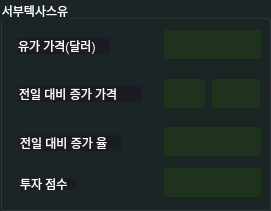
   <widget class="QGroupBox" name="groupBox_2">
    <property name="geometry">
     <rect>
      <x>302</x>
      <y>60</y>
      <width>271</width>
      <height>211</height>
     </rect>
    </property>
    <property name="styleSheet">
     <string notr="true">color: black;
background-color: rgb(27, 37, 38);
color: rgb(255, 255, 255);
font: 10pt &quot;맑은고딕&quot;;</string>
    </property>
    <property name="title">
     <string>서부텍사스유</string>
    </property>
    <widget class="QLabel" name="label_8">
     <property name="geometry">
      <rect>
       <x>20</x>
       <y>178</y>
       <width>56</width>
       <height>12</height>
      </rect>
     </property>
     <property name="styleSheet">
      <string notr="true">color: black;
background-color: rgb(27, 27, 38);
color: rgb(255, 255, 255);
font: 10pt &quot;맑은고딕&quot;;</string>
     </property>
     <property name="text">
      <string>투자 점수</string>
     </property>
    </widget>
    <widget class="QTextEdit" name="oil_4">
     <property name="geometry">
      <rect>
       <x>163</x>
       <y>167</y>
       <width>99</width>
       <height>31</height>
      </rect>
     </property>
     <property name="styleSheet">
      <string notr="true">color: black;
background-color: rgb(30, 50, 30);
color: rgb(255, 255, 255);
font: 10pt &quot;맑은고딕&quot;;</string>
     </property>
    </widget>
    <widget class="QLabel" name="label_7">
     <property name="geometry">
      <rect>
       <x>19</x>
       <y>86</y>
       <width>122</width>
       <height>16</height>
      </rect>
     </property>
     <property name="styleSheet">
      <string notr="true">color: black;
background-color: rgb(27, 27, 38);
color: rgb(255, 255, 255);
font: 10pt &quot;맑은고딕&quot;;</string>
     </property>
     <property name="text">
      <string>전일 대비 증가 가격</string>
     </property>
    </widget>
    <widget class="QLabel" name="label_6">
     <property name="geometry">
      <rect>
       <x>18</x>
       <y>38</y>
       <width>91</width>
       <height>16</height>
      </rect>
     </property>
     <property name="styleSheet">
      <string notr="true">color: black;
background-color: rgb(27, 27, 38);
color: rgb(255, 255, 255);
font: 10pt &quot;맑은고딕&quot;;</string>
     </property>
     <property name="text">
      <string>유가 가격(달러)</string>
     </property>
    </widget>
    <widget class="QLabel" name="label_5">
     <property name="geometry">
      <rect>
       <x>20</x>
       <y>135</y>
       <width>101</width>
       <height>16</height>
      </rect>
     </property>
     <property name="styleSheet">
      <string notr="true">color: black;
background-color: rgb(27, 27, 38);
color: rgb(255, 255, 255);
font: 10pt &quot;맑은고딕&quot;;</string>
     </property>
     <property name="text">
      <string>전일 대비 증가 율</string>
     </property>
    </widget>
    <widget class="QTextEdit" name="oil_2">
     <property name="geometry">
      <rect>
       <x>211</x>
       <y>78</y>
       <width>50</width>
       <height>31</height>
      </rect>
     </property>
     <property name="styleSheet">
      <string notr="true">color: black;
background-color: rgb(30, 50, 30);
color: rgb(255, 255, 255);
font: 10pt &quot;맑은고딕&quot;;</string>
     </property>
    </widget>
    <widget class="QTextEdit" name="oil_1">
     <property name="geometry">
      <rect>
       <x>163</x>
       <y>29</y>
       <width>99</width>
       <height>31</height>
      </rect>
     </property>
     <property name="styleSheet">
      <string notr="true">color: black;
background-color: rgb(30, 50, 30);
color: rgb(255, 255, 255);
font: 10pt &quot;맑은고딕&quot;;</string>
     </property>
    </widget>
    <widget class="QTextEdit" name="oil_3">
     <property name="geometry">
      <rect>
       <x>163</x>
       <y>126</y>
       <width>99</width>
       <height>31</height>
      </rect>
     </property>
     <property name="styleSheet">
      <string notr="true">color: black;
background-color: rgb(30, 50, 30);
color: rgb(255, 255, 255);
font: 10pt &quot;맑은고딕&quot;;</string>
     </property>
    </widget>
    <widget class="QTextEdit" name="oil_5">
     <property name="geometry">
      <rect>
       <x>163</x>
       <y>78</y>
       <width>43</width>
       <height>31</height>
      </rect>
     </property>
     <property name="styleSheet">
      <string notr="true">color: black;
background-color: rgb(30, 50, 30);
color: rgb(255, 255, 255);
font: 10pt &quot;맑은고딕&quot;;</string>
     </property>
    </widget>
   </widget>
